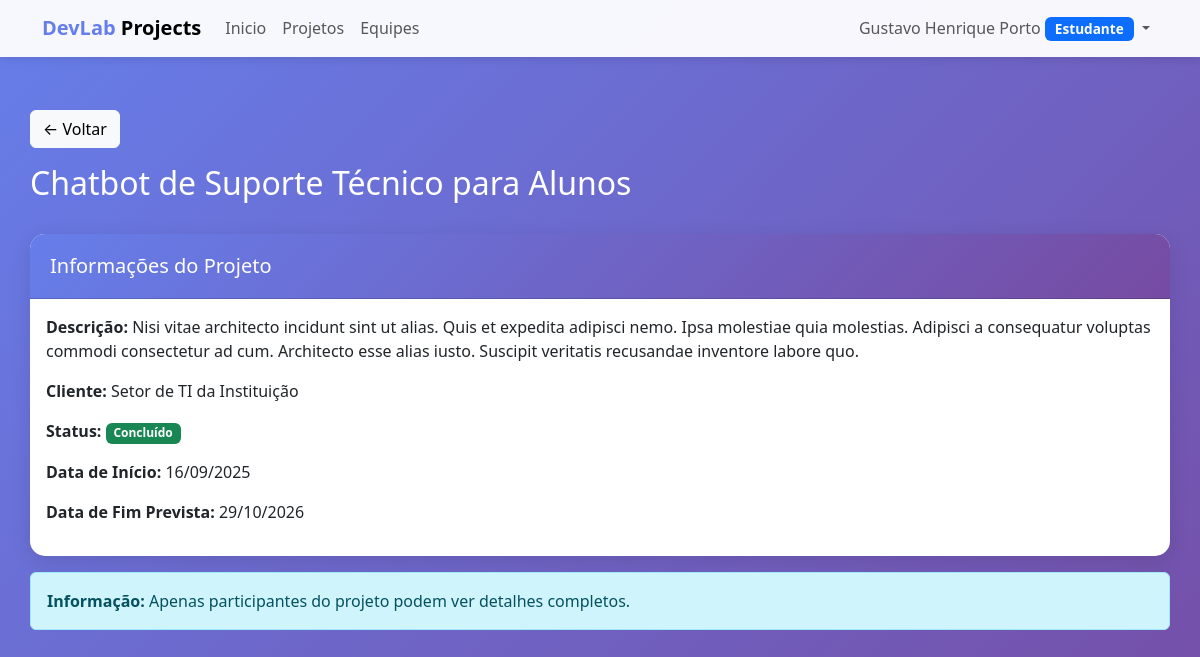
/projetos/7/ (signed in), run on the app's committed database.
### devlab/meuapp/models.py (models this page shows, shortened)
class Usuario(AbstractUser):
    TIPO_CHOICES = [
        ('coordenador', 'Coordenador'),
        ('professor', 'Professor'),
        ('estudante', 'Estudante'),
    ]
    tipo = models.CharField(max_length=20, choices=TIPO_CHOICES, default='estudante')
    matricula = models.CharField(max_length=20, unique=True, null=True, blank=True)
    cpf = models.CharField(max_length=11, unique=True, null=True, blank=True)
    data_nascimento = models.DateField(null=True, blank=True)
    funcao = models.CharField(max_length=100, blank=True, verbose_name="Função")
    class Meta:
        verbose_name = 'Usuário'
        verbose_name_plural = 'Usuários'

class Projeto(models.Model):
    STATUS_CHOICES = [
        ('planejado', 'Planejado'),
        ('andamento', 'Em Andamento'),
        ('concluido', 'Concluído'),
    ]
    titulo = models.CharField(max_length=200)
    descricao = models.TextField()
    cliente = models.CharField(max_length=200)
    status = models.CharField(max_length=20, choices=STATUS_CHOICES, default='planejado')
    data_inicio = models.DateField()
    data_fim_prevista = models.DateField()
    participantes = models.ManyToManyField(Usuario, through='ParticipacaoProjeto', related_name='projetos_participando')
    criado_em = models.DateTimeField(auto_now_add=True)
    atualizado_em = models.DateTimeField(auto_now=True)
    class Meta:
        verbose_name = 'Projeto'
        verbose_name_plural = 'Projetos'
        ordering = ['-criado_em']
    def membros_por_equipes(self):
        return Usuario.objects.filter(equipes_participando__projeto=self).distinct()

### devlab/meuapp/views.py (the view)
# urls.py: path('projetos/<int:pk>/', views.projeto_detalhes, name='projeto_detalhes'),
@login_required
def projeto_detalhes(request, pk):
    projeto = get_object_or_404(Projeto, pk=pk)
    if request.user.tipo == 'coordenador' or projeto in request.user.projetos_participando.all():
        detalhes_completos = True
    else:
        detalhes_completos = False
    equipes = projeto.equipes.all()
    participantes = projeto.membros_por_equipes()
    context = {
        'projeto': projeto,
        'detalhes_completos': detalhes_completos,
        'equipes': equipes,
        'participantes': participantes,
    }
    return render(request, 'projetos/detalhes.html', context)

### devlab/meuapp/templates/projetos/detalhes.html (shortened to what this page needs)
{% extends 'base.html' %}
{% block content %}
<div class="row mb-4">
    <div class="col-12">
        <a href="{% url 'projeto_lista' %}" class="btn btn-light mb-3">← Voltar</a>
        <h2 class="text-white">{{ projeto.titulo }}</h2>
    </div>
</div>
<div class="card mb-3">
    <div class="card-header d-flex justify-content-between align-items-center">
        <h5 class="mb-0">Informações do Projeto</h5>
    </div>
    <div class="card-body">
        <p><strong>Descrição:</strong> {{ projeto.descricao }}</p>
        <p><strong>Cliente:</strong> {{ projeto.cliente }}</p>
        <p><strong>Status:</strong>
            <span class="badge bg-{{ projeto.status|yesno:'success,warning,secondary' }}">
                {{ projeto.get_status_display }}
            </span>
        </p>
        <p><strong>Data de Início:</strong> {{ projeto.data_inicio|date:"d/m/Y" }}</p>
        <p><strong>Data de Fim Prevista:</strong> {{ projeto.data_fim_prevista|date:"d/m/Y" }}</p>
    </div>
</div>
{% if detalhes_completos %}
<div class="row">
    <div class="col-md-6">
        <div class="card">
            <div class="card-header">
                <h5 class="mb-0">Equipes ({{ equipes.count }})</h5>
            </div>
            <div class="card-body">
                {% if equipes %}
                <ul class="list-group">
                    {% for equipe in equipes %}
                    <li class="list-group-item">
                        <a href="{% url 'equipe_detalhes' equipe.pk %}">{{ equipe.nome }}</a>
                        <span class="badge bg-info float-end">{{ equipe.total_membros }} membros</span>
                    </li>
                    {% endfor %}
                </ul>
                {% else %}
                <p class="text-muted">Nenhuma equipe cadastrada</p>
                {% endif %}
            </div>
        </div>
    </div>
    <div class="col-md-6">
        <div class="card">
            <div class="card-header">
                <h5 class="mb-0">Participantes ({{ participantes.count }})</h5>
            </div>
            <div class="card-body">
                {% if participantes %}
                <ul class="list-group">
                    {% for participante in participantes %}
                    <li class="list-group-item">
                        {{ participante.get_full_name|default:participante.username }}
                        <span class="badge bg-primary float-end">{{ participante.get_tipo_display }}</span>
                    </li>
                    {% endfor %}
                </ul>
                {% else %}
                <p class="text-muted">Nenhum participante cadastrado</p>
                {% endif %}
            </div>
        </div>
    </div>
</div>
{% else %}
<div class="alert alert-info">
    <strong>Informação:</strong> Apenas participantes do projeto podem ver detalhes completos.
</div>
{% endif %}
{% endblock %}

### devlab/meuapp/templates/base.html (shortened to what this page needs)
<!DOCTYPE html>
<html lang="pt-br">
<head>
    <link href="https://cdn.jsdelivr.net/npm/bootstrap@5.3.0/dist/css/bootstrap.min.css" rel="stylesheet">
</head>
<body>
    {% if user.is_authenticated %}
    <nav class="navbar navbar-expand-lg navbar-light bg-light fixed-top">
        <div class="container">
            <a class="navbar-brand fw-bold" href="{% url 'dashboard' %}">
                <span style="color: #667eea;">DevLab</span> Projects
            </a>
            <div class="collapse navbar-collapse" id="navbarNav">
                <ul class="navbar-nav me-auto">
                    <li class="nav-item">
                        <a class="nav-link" href="{% url 'dashboard' %}">Inicio</a>
                    </li>
                    <li class="nav-item">
                        <a class="nav-link" href="{% url 'projeto_lista' %}">Projetos</a>
                    </li>
                    <li class="nav-item">
                        <a class="nav-link" href="{% url 'equipe_lista' %}">Equipes</a>
                    </li>
                </ul>
                <ul class="navbar-nav">
                    <li class="nav-item dropdown">
                        <a class="nav-link dropdown-toggle" href="#" id="userDropdown" role="button"
                           data-bs-toggle="dropdown">
                            {{ user.get_full_name|default:user.username }}
                            <span class="badge bg-primary badge-tipo">{{ user.get_tipo_display }}</span>
                        </a>
                    </li>
                </ul>
            </div>
        </div>
    </nav>
    {% endif %}
    <div class="container main-content">
        {% block content %}{% endblock %}
    </div>
</body>
</html>

### devlab/meuapp/templates/base.html (style rules this page uses)
body { min-height: 100vh; background: linear-gradient(135deg, #667eea 0%, #764ba2 100%); }
.navbar { background: rgba(255, 255, 255, 0.95) !important; box-shadow: 0 2px 10px rgba(0,0,0,0.1); }
.main-content { margin-top: 80px; padding: 30px 0; }
.card { border: none; border-radius: 15px; box-shadow: 0 5px 20px rgba(0,0,0,0.1); margin-bottom: 20px; }
.card-header { background: linear-gradient(135deg, #667eea 0%, #764ba2 100%); color: white; border-radius: 15px 15px 0 0 !important; padding: 20px; }
.badge-tipo { font-size: 0.85em; padding: 5px 10px; }

### data on the page
Usuario: get_full_name "Gustavo Henrique Porto", tipo "Estudante"
Projeto: titulo "Chatbot de Suporte Técnico para Alunos", descricao "Nisi vitae architecto incidunt sint ut alias. Quis et expedita adipisci nemo. Ipsa molestiae quia molestias. Adipisci a consequatur voluptas commodi consectetur ad cum. Architecto esse alias iusto. Suscipit veritatis recusandae inventore labore quo.", cliente "Setor de TI da Instituição", status "Concluído", data_inicio "16/09/2025", data_fim_prevista "29/10/2026"
